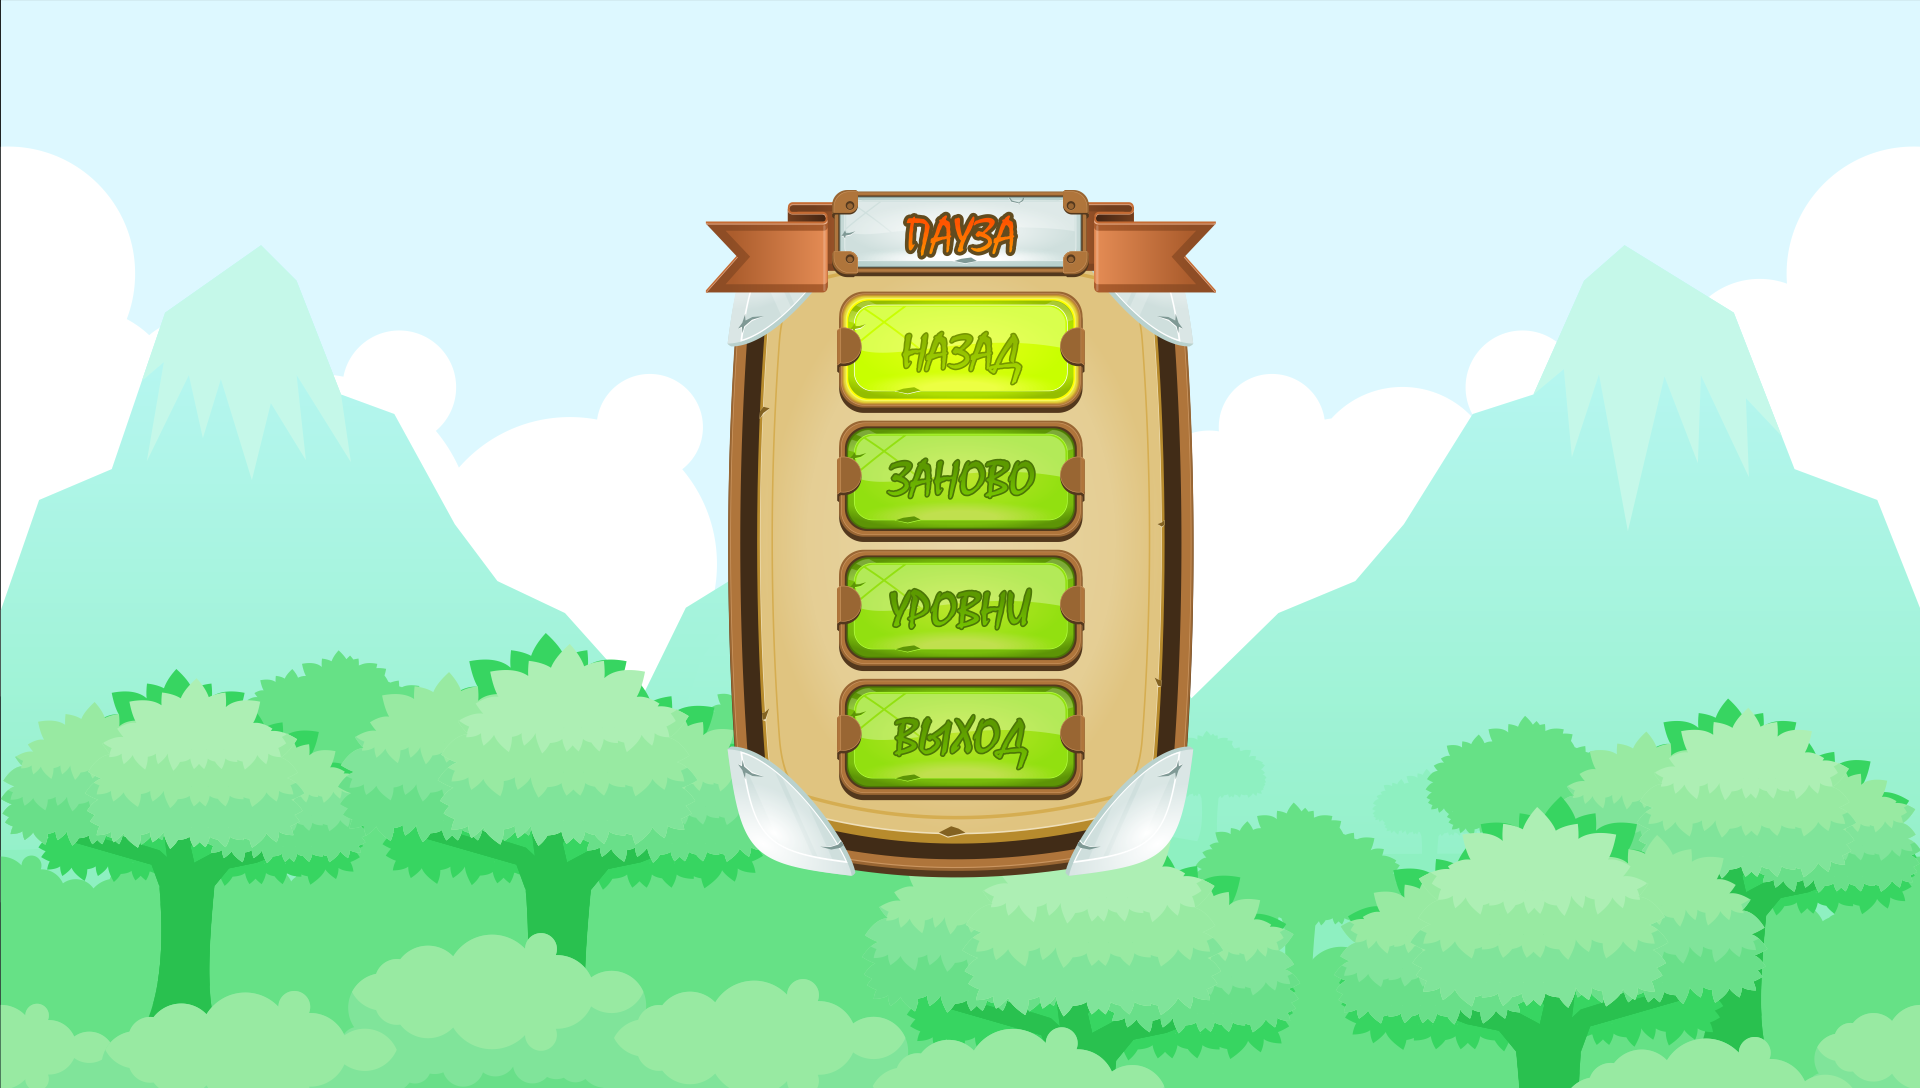

Tiled map render using the project's own tile images. Description and the map definition, with tile-layer contents summarised, below:
An orthogonal 30x17 tile map with 64x64 px tiles, 1 tile layer (layer1) and 4 objects (restart, back, level, start).

<map version="1.4" tiledversion="1.4.2" orientation="orthogonal" renderorder="right-down" width="30" height="17" tilewidth="64" tileheight="64" infinite="0" nextlayerid="3" nextobjectid="5">
 <tileset firstgid="1" source="pause.tsx" />
 <layer id="1" name="layer1" width="30" height="17">
  <data>[510 cells, 510 non-empty, 510 distinct tile ids]</data>
 </layer>
 <objectgroup id="2" name="button">
  <object id="1" name="restart" x="845.929" y="426.5" width="229.292" height="103.651" />
  <object id="2" name="back" x="847.687" y="299.508" width="225.959" height="98.984" />
  <object id="3" name="level" x="846.687" y="556.174" width="229.292" height="103.651" />
  <object id="4" name="start" x="846.021" y="684.174" width="229.292" height="103.651" />
 </objectgroup>
</map>
